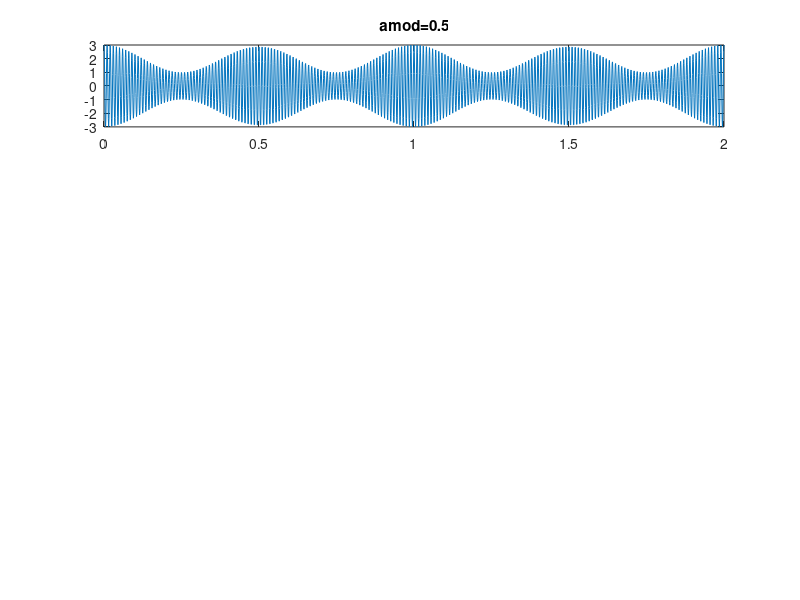

Write MATLAB code to recreate this figure. (Note: this script raises an error after producing the figure.)
fm=2000;
fc=100000;
Ac=2;
Am=1; %MI=0.5
t=0:1/1001:2;
um=Am*cos(2*pi*fm*t);
uc=Ac*cos(2*pi*fc*t);
uam= (um+Ac).*cos(2*pi*fc*t);
figure();
subplot(4, 1, 1);
plot(t, uam);
title("amod=0.5");
[up,lo] = envelope(uam);
hold on;
plot(t,up,t,lo,'linewidth',1.5)
legend('DSB-Sc','upper','lower')
hold off;


Am=1.6;
um=Am*cos(2*pi*fm*t);
uc=Ac*cos(2*pi*fc*t);
uam= (um+Ac).*cos(2*pi*fc*t);
subplot(4, 1, 2);
plot(t, uam);
title("amod=0.8");
[up,lo] = envelope(uam);
hold on;
plot(t,up,t,lo,'linewidth',1.5)
legend('DSB-Sc','upper','lower')
hold off;


Am=2;
um=Am*cos(2*pi*fm*t);
uc=Ac*cos(2*pi*fc*t);
uam= (um+Ac).*cos(2*pi*fc*t);
subplot(4, 1, 3);
plot(t, uam);
title("amod=1");
[up,lo] = envelope(uam);
hold on;
plot(t,up,t,lo,'linewidth',1.5)
legend('DSB-Sc','upper','lower')
hold off;




Am=3;
um=Am*cos(2*pi*fm*t);
uc=Ac*cos(2*pi*fc*t);
uam= (um+Ac).*cos(2*pi*fc*t);
subplot(4, 1, 4);
plot(t, uam);
title("amod=1.5");
[up,lo] = envelope(uam);
hold on;
plot(t,up,t,lo,'linewidth',1.5)
legend('DSB-Sc','upper','lower')
hold off;


